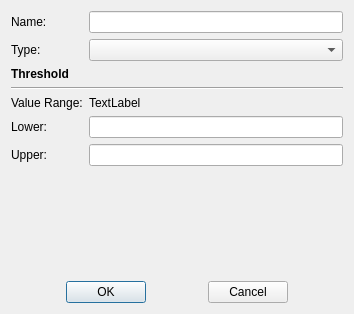
<?xml version="1.0" encoding="UTF-8"?>
<ui version="4.0">
 <class>ThresholdDialog</class>
 <widget class="QDialog" name="ThresholdDialog">
  <property name="geometry">
   <rect>
    <x>0</x>
    <y>0</y>
    <width>354</width>
    <height>314</height>
   </rect>
  </property>
  <property name="windowTitle">
   <string>Dialog</string>
  </property>
  <layout class="QGridLayout" name="gridLayout">
   <item row="0" column="0" colspan="2">
    <widget class="QLabel" name="label_Name">
     <property name="text">
      <string>Name:</string>
     </property>
    </widget>
   </item>
   <item row="0" column="2">
    <widget class="QLineEdit" name="lineEdit_Name"/>
   </item>
   <item row="1" column="0" colspan="2">
    <widget class="QLabel" name="label">
     <property name="text">
      <string>Type:</string>
     </property>
    </widget>
   </item>
   <item row="1" column="2">
    <widget class="QComboBox" name="comboBox_Type"/>
   </item>
   <item row="2" column="0" colspan="2">
    <widget class="QLabel" name="label_2">
     <property name="font">
      <font>
       <weight>75</weight>
       <bold>true</bold>
      </font>
     </property>
     <property name="frameShape">
      <enum>QFrame::NoFrame</enum>
     </property>
     <property name="frameShadow">
      <enum>QFrame::Plain</enum>
     </property>
     <property name="text">
      <string>Threshold</string>
     </property>
     <property name="textFormat">
      <enum>Qt::AutoText</enum>
     </property>
     <property name="scaledContents">
      <bool>false</bool>
     </property>
     <property name="wordWrap">
      <bool>false</bool>
     </property>
     <property name="openExternalLinks">
      <bool>false</bool>
     </property>
     <property name="textInteractionFlags">
      <set>Qt::LinksAccessibleByKeyboard</set>
     </property>
    </widget>
   </item>
   <item row="3" column="0" colspan="3">
    <widget class="Line" name="line">
     <property name="orientation">
      <enum>Qt::Horizontal</enum>
     </property>
    </widget>
   </item>
   <item row="4" column="0" colspan="2">
    <widget class="QLabel" name="label_3">
     <property name="text">
      <string>Value Range:</string>
     </property>
    </widget>
   </item>
   <item row="4" column="2">
    <widget class="QLabel" name="label_ValueRange">
     <property name="text">
      <string>TextLabel</string>
     </property>
    </widget>
   </item>
   <item row="5" column="0">
    <widget class="QLabel" name="label_5">
     <property name="text">
      <string>Lower:</string>
     </property>
    </widget>
   </item>
   <item row="5" column="2">
    <widget class="Comp::FITKSciNotationLineEdit" name="lineEdit_Lower">
     <property name="text">
      <string/>
     </property>
    </widget>
   </item>
   <item row="6" column="0">
    <widget class="QLabel" name="label_6">
     <property name="text">
      <string>Upper:</string>
     </property>
    </widget>
   </item>
   <item row="6" column="2">
    <widget class="Comp::FITKSciNotationLineEdit" name="lineEdit_Upper">
     <property name="text">
      <string/>
     </property>
    </widget>
   </item>
   <item row="7" column="1" colspan="2">
    <spacer name="verticalSpacer">
     <property name="orientation">
      <enum>Qt::Vertical</enum>
     </property>
     <property name="sizeHint" stdset="0">
      <size>
       <width>20</width>
       <height>98</height>
      </size>
     </property>
    </spacer>
   </item>
   <item row="8" column="0" colspan="3">
    <layout class="QHBoxLayout" name="horizontalLayout">
     <item>
      <spacer name="horizontalSpacer_2">
       <property name="orientation">
        <enum>Qt::Horizontal</enum>
       </property>
       <property name="sizeHint" stdset="0">
        <size>
         <width>40</width>
         <height>20</height>
        </size>
       </property>
      </spacer>
     </item>
     <item>
      <widget class="QPushButton" name="pushButton_OK">
       <property name="text">
        <string>OK</string>
       </property>
      </widget>
     </item>
     <item>
      <spacer name="horizontalSpacer">
       <property name="orientation">
        <enum>Qt::Horizontal</enum>
       </property>
       <property name="sizeHint" stdset="0">
        <size>
         <width>40</width>
         <height>20</height>
        </size>
       </property>
      </spacer>
     </item>
     <item>
      <widget class="QPushButton" name="pushButton_Cancel">
       <property name="text">
        <string>Cancel</string>
       </property>
      </widget>
     </item>
     <item>
      <spacer name="horizontalSpacer_3">
       <property name="orientation">
        <enum>Qt::Horizontal</enum>
       </property>
       <property name="sizeHint" stdset="0">
        <size>
         <width>40</width>
         <height>20</height>
        </size>
       </property>
      </spacer>
     </item>
    </layout>
   </item>
  </layout>
 </widget>
 <customwidgets>
  <customwidget>
   <class>Comp::FITKSciNotationLineEdit</class>
   <extends>QLineEdit</extends>
   <header>FITK_Component/FITKWidget/FITKSciNotationLineEdit.h</header>
  </customwidget>
 </customwidgets>
 <resources/>
 <connections/>
</ui>
